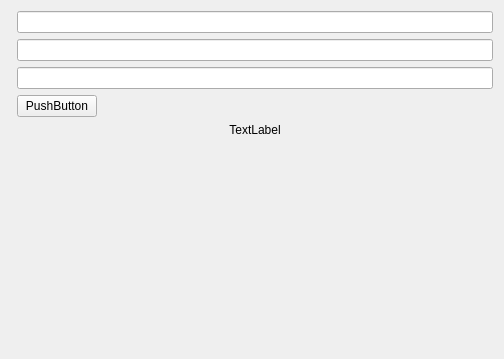
<?xml version="1.0" encoding="UTF-8"?>
<ui version="4.0">
 <class>registration_widget</class>
 <widget class="QWidget" name="registration_widget">
  <property name="geometry">
   <rect>
    <x>0</x>
    <y>0</y>
    <width>504</width>
    <height>359</height>
   </rect>
  </property>
  <property name="minimumSize">
   <size>
    <width>0</width>
    <height>0</height>
   </size>
  </property>
  <property name="windowTitle">
   <string>Form</string>
  </property>
  <layout class="QFormLayout" name="formLayout_2">
   <item row="0" column="1">
    <widget class="QLineEdit" name="username_input"/>
   </item>
   <item row="1" column="1">
    <widget class="QLineEdit" name="email_input"/>
   </item>
   <item row="2" column="1">
    <widget class="QLineEdit" name="password_input"/>
   </item>
   <item row="3" column="1">
    <widget class="QPushButton" name="send_button">
     <property name="sizePolicy">
      <sizepolicy hsizetype="Fixed" vsizetype="Fixed">
       <horstretch>0</horstretch>
       <verstretch>0</verstretch>
      </sizepolicy>
     </property>
     <property name="layoutDirection">
      <enum>Qt::LayoutDirection::LeftToRight</enum>
     </property>
     <property name="text">
      <string>PushButton</string>
     </property>
    </widget>
   </item>
   <item row="4" column="1">
    <widget class="QLabel" name="error_label">
     <property name="sizePolicy">
      <sizepolicy hsizetype="Preferred" vsizetype="Fixed">
       <horstretch>0</horstretch>
       <verstretch>0</verstretch>
      </sizepolicy>
     </property>
     <property name="text">
      <string>TextLabel</string>
     </property>
     <property name="alignment">
      <set>Qt::AlignmentFlag::AlignCenter</set>
     </property>
    </widget>
   </item>
  </layout>
 </widget>
 <resources/>
 <connections/>
</ui>
